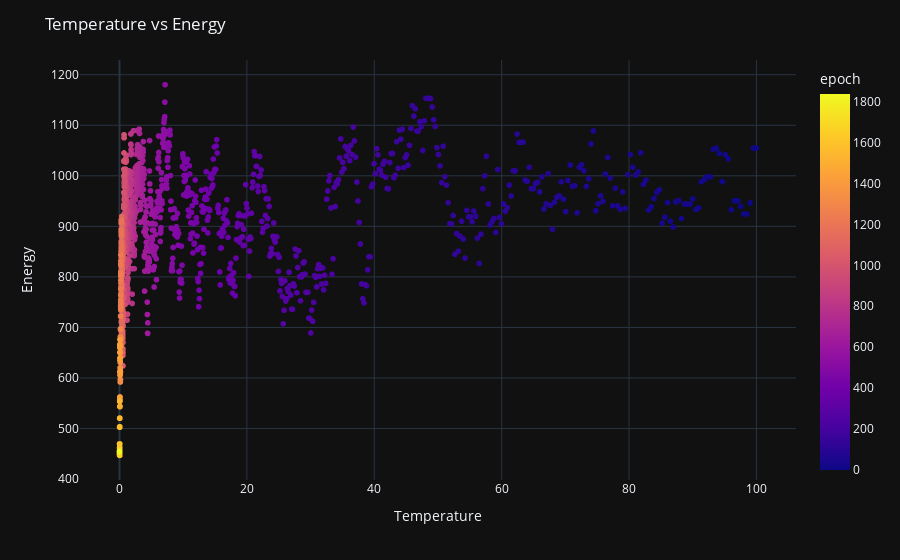

The notebook cell saved with this chart:
### Code cell
import plotly.express as px

# create scatter plot of temperature vs energy
fig3 = px.scatter(data, x='temperature', y='energy', color='epoch', template='plotly_dark')
fig3.update_layout(title='Temperature vs Energy', xaxis_title='Temperature', yaxis_title='Energy')
fig3.show()

### Figure 1 — Plotly figure (JSON) as saved in the notebook; plotly's stock layout.template omitted (floating-point values rounded to 4 significant figures; data arrays with more than 128 entries replaced by an {"elided": "..."} marker saying what was removed)
{"data": [{"hovertemplate": "temperature=%{x}<br>energy=%{y}<br>epoch=%{marker.color}<extra></extra>", "legendgroup": "", "marker": {"color": {"elided": "1838 int values"}, "coloraxis": "coloraxis", "symbol": "circle"}, "mode": "markers", "name": "", "showlegend": false, "type": "scattergl", "x": {"elided": "1838 float values"}, "xaxis": "x", "y": {"elided": "1838 float values"}, "yaxis": "y"}], "layout": {"coloraxis": {"colorbar": {"title": {"text": "epoch"}}, "colorscale": [[0, "#0d0887"], [0.1111, "#46039f"], [0.2222, "#7201a8"], [0.3333, "#9c179e"], [0.4444, "#bd3786"], [0.5556, "#d8576b"], [0.6667, "#ed7953"], [0.7778, "#fb9f3a"], [0.8889, "#fdca26"], [1, "#f0f921"]]}, "legend": {"tracegroupgap": 0}, "margin": {"t": 60}, "title": {"text": "Temperature vs Energy"}, "xaxis": {"anchor": "y", "domain": [0, 1], "title": {"text": "Temperature"}}, "yaxis": {"anchor": "x", "domain": [0, 1], "title": {"text": "Energy"}}}}
